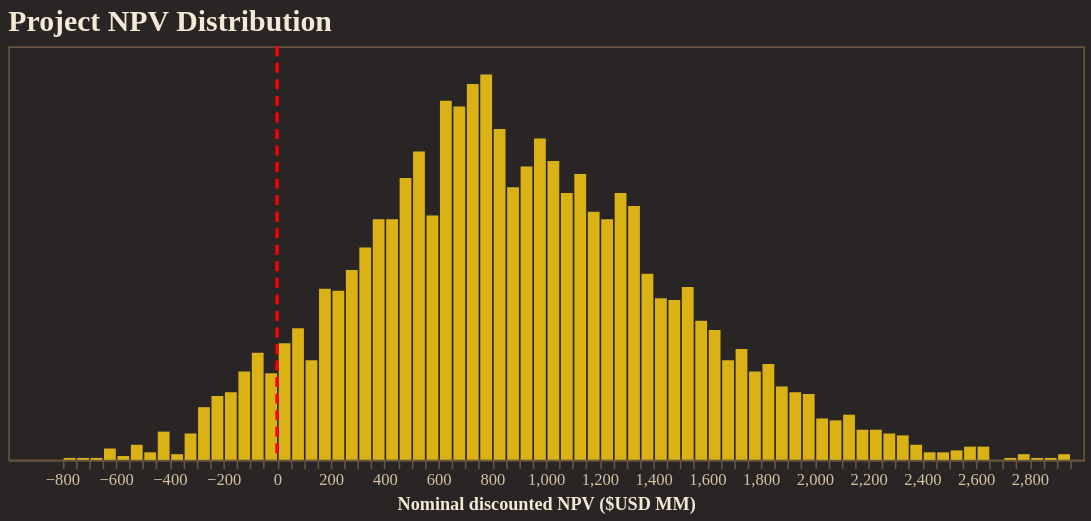

The notebook cell this image was saved under:
### Code cell
from resgo.plotting.tables import npv_USD
import numpy as np
import pandas as pd

npv = npv_USD(
    simpack,
    nominal=True,
    discounted=True,
    success_only=False,
)
npv_usd = npv.to_numpy().ravel()
npv_df = pd.DataFrame({"npv_usd_mm": npv_usd / 1e6})

histogram = (
    alt.Chart(npv_df)
    .mark_bar(color="#FACC15", opacity=0.85)
    .encode(
        x=alt.X(
            "npv_usd_mm:Q",
            bin=alt.Bin(maxbins=100),
            title="Nominal discounted NPV ($USD MM)",
        ),
        y=alt.Y("count():Q", axis=None),
        tooltip=[alt.Tooltip("count():Q", title="Count")],
    )
    .properties(
        width=650,
        height=250,
        title="Project NPV Distribution",
    )
)

break_even = (
    alt.Chart(pd.DataFrame({"npv_usd_mm": [0]}))
    .mark_rule(color="red", strokeDash=[6, 4], strokeWidth=2)
    .encode(x="npv_usd_mm:Q")
)

fig = alt.layer(histogram, break_even)
fig.show()

### Figure 1 — Vega-Lite specification as saved in the notebook (floating-point values rounded to 4 significant figures; data arrays with more than 128 entries replaced by an {"elided": "..."} marker saying what was removed)
{"config": {"background": "#292524", "view": {"fill": "#292524", "stroke": "#665340"}, "title": {"color": "#f4e9d7", "font": "Merriweather", "fontSize": 18, "fontWeight": 600, "subtitleColor": "#d5c2a6", "anchor": "start"}, "axis": {"domainColor": "#665340", "gridColor": "#665340", "tickColor": "#665340", "labelColor": "#d5c2a6", "titleColor": "#f4e9d7", "labelFont": "Merriweather", "titleFont": "Merriweather"}, "legend": {"titleColor": "#f4e9d7", "labelColor": "#d5c2a6", "labelFont": "Merriweather", "titleFont": "Merriweather", "orient": "top-right", "symbolType": "circle"}, "header": {"labelColor": "#d5c2a6", "titleColor": "#f4e9d7", "labelFont": "Merriweather", "titleFont": "Merriweather"}, "mark": {"color": "#c78d3b"}, "line": {"color": "#c78d3b"}, "bar": {"color": "#c78d3b"}, "point": {"color": "#ddb06d"}, "area": {"color": "#c78d3b", "opacity": 0.35}, "text": {"color": "#f4e9d7", "font": "Merriweather"}, "range": {"category": ["#5DA5DA", "#F28E2B", "#59C36A", "#E15759", "#B07AA1", "#4ECDC4", "#FF9DA7", "#EDC948"]}}, "layer": [{"data": {"name": "data-6aa06ffacad8ea622707cc12851c30dd"}, "mark": {"type": "bar", "color": "#FACC15", "opacity": 0.85}, "encoding": {"tooltip": [{"aggregate": "count", "title": "Count", "type": "quantitative"}], "x": {"bin": {"maxbins": 100}, "field": "npv_usd_mm", "title": "Nominal discounted NPV ($USD MM)", "type": "quantitative"}, "y": {"aggregate": "count", "axis": null, "type": "quantitative"}}, "title": "Project NPV Distribution"}, {"data": {"name": "data-83a0ef6621ce3be6c7bd66d40cf7fe67"}, "mark": {"type": "rule", "color": "red", "strokeDash": [6, 4], "strokeWidth": 2}, "encoding": {"x": {"field": "npv_usd_mm", "type": "quantitative"}}}], "height": 250, "width": 650, "$schema": "https://vega.github.io/schema/vega-lite/v5.20.1.json", "datasets": {"data-6aa06ffacad8ea622707cc12851c30dd": {"elided": "5000 records"}, "data-83a0ef6621ce3be6c7bd66d40cf7fe67": [{"npv_usd_mm": 0}]}}
